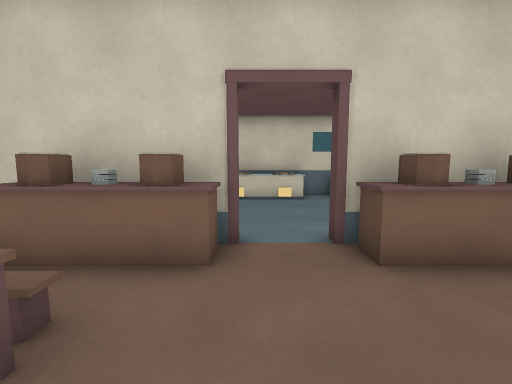
view 1 (above)

12 first-person views from a walk through a Godot game level. The camera is 1.3 m above the floor, tilts 6° down and sees 90° across. The floor is counted in squares, 1 m on a side. Each view is taken from the middle of a square. On the plan, view 1 faces up. The plan holds only what a view shows up to about 13 squares ahead; the rest is blank.

view 2
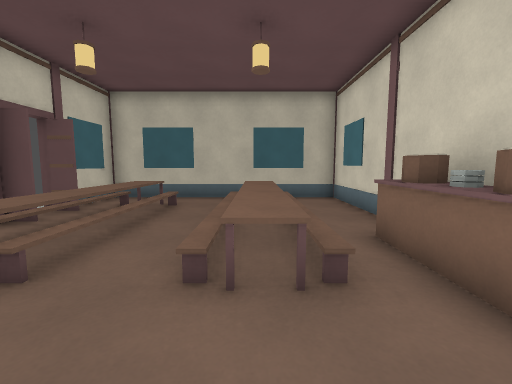

view 3
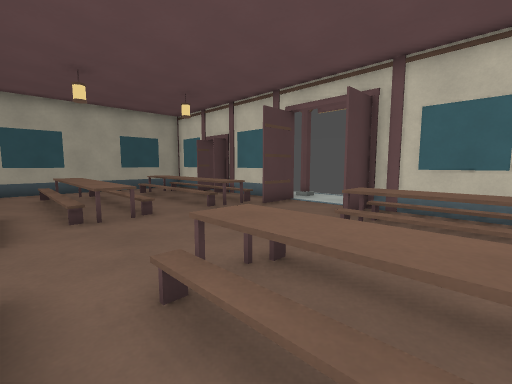

view 4
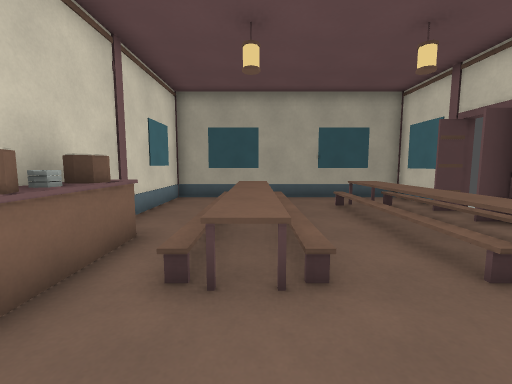

view 5
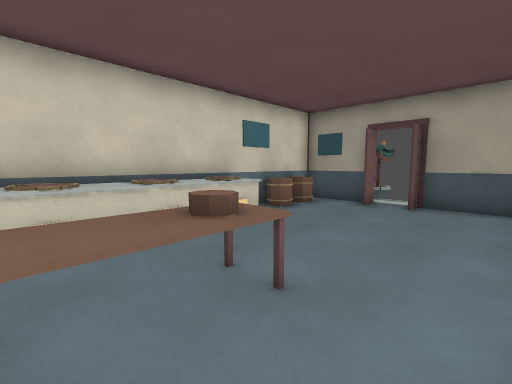

view 6
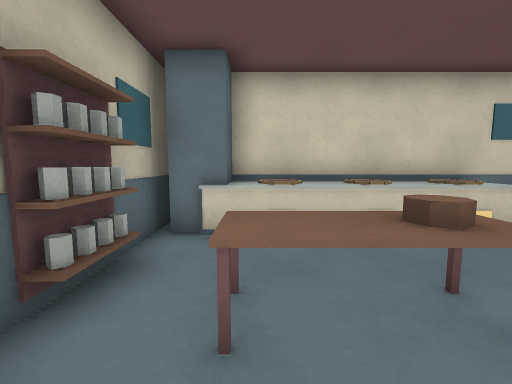

view 7
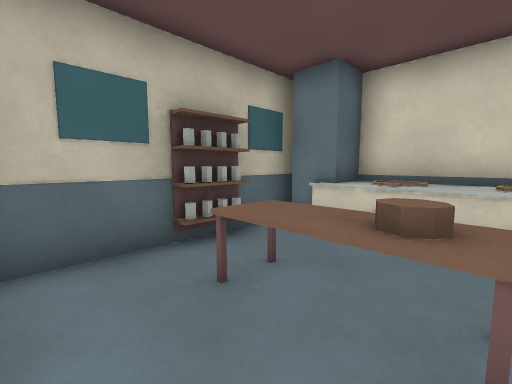

view 8
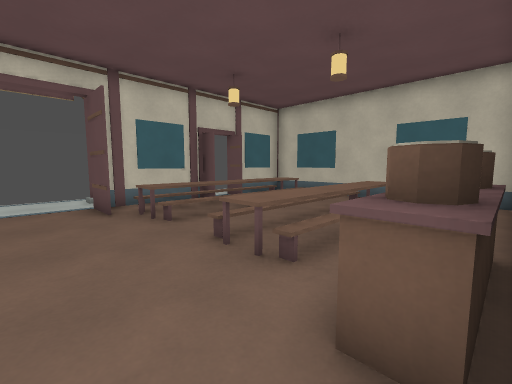

view 9
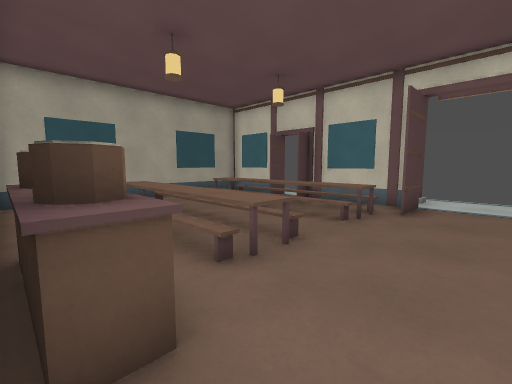

view 10
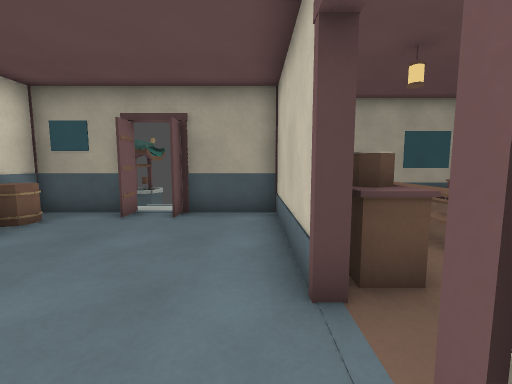

view 11
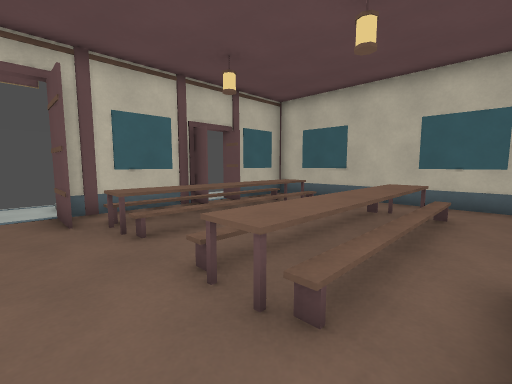

view 12
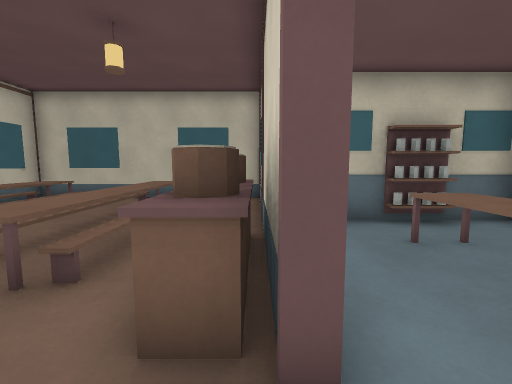

### Floor plan
Key: @ floor where view 1 was taken; # wall or solid block; . floor; / step, stairs or slope; = window, fence, low wall or low ledge; ^ raised ledge.
Columns run from 10 left of view 1 to 11 right of it. Each row starts with its distance up from view 1.
 11      ############
 10      ##^^^^^^=^^#
  9      #..........#.
  8      #............
  7      #.^^^......#
  6      #..........#
  5      #..........#
  4 #########^..^#########
  3 #......^^^..^^^......#
  2 #..//////....//////..#
  1 #..^^^^^^....^^^^^^.##
  0 #.........@.........#
 -1 #...................##
 -2 #..=....=....=....=..#
 -3 #..=..............=.##
 -4 ##..##.  #..#  .##..#
 -5  #########..#########
 -6          ....
 -7          ....
 -8          ////

Positions as (right, up) in squares from view 1, and headings:
1: (0, 0), facing up
2: (1, 1), facing left
3: (-4, 3), facing down-right
4: (0, 1), facing right
5: (-3, 5), facing up-right
6: (-3, 5), facing up
7: (-1, 5), facing up-left
8: (1, 4), facing down-left
9: (0, 4), facing down-right
10: (-1, 5), facing right
11: (0, 3), facing down-left
12: (1, 4), facing left
